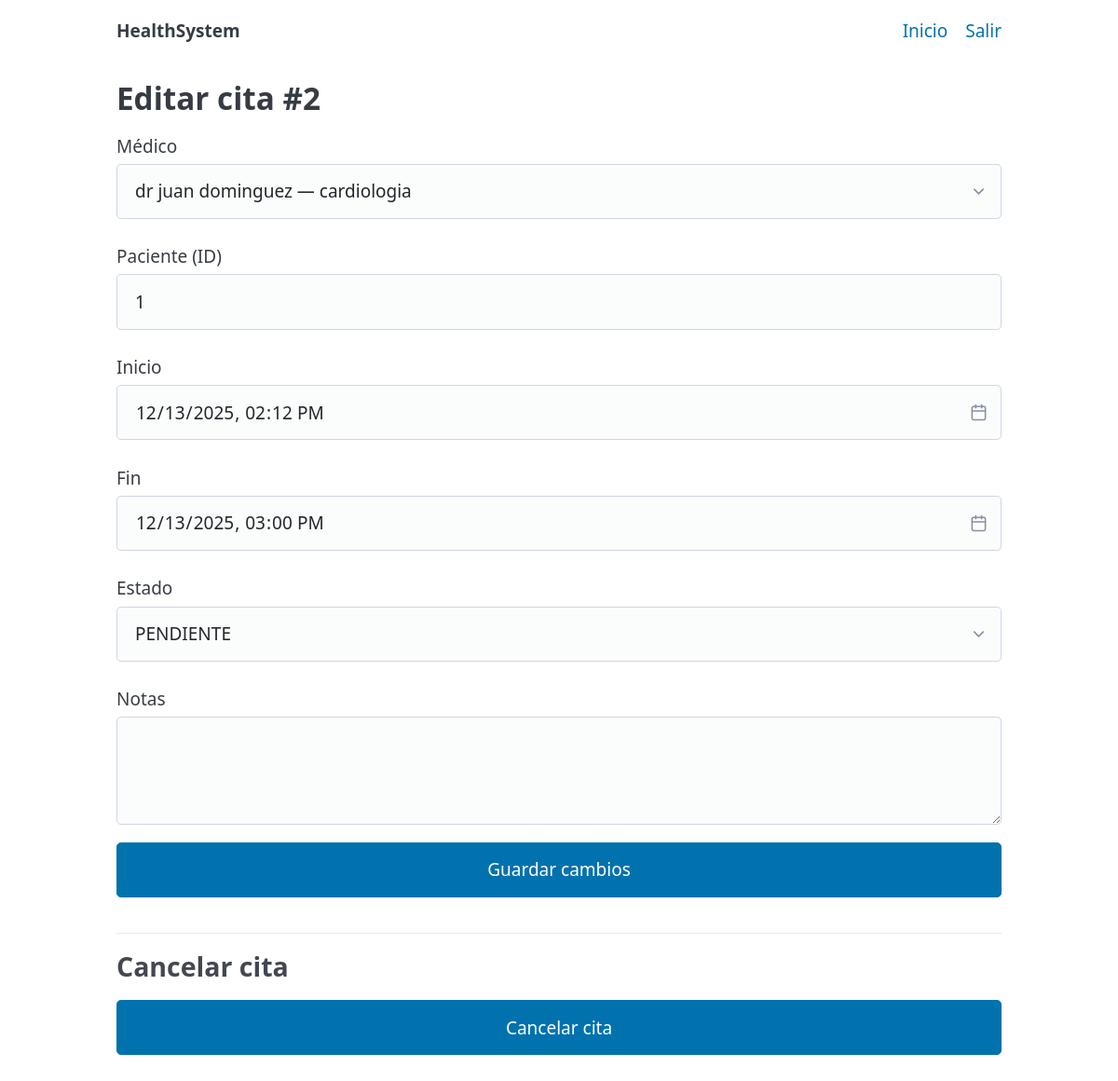
Page /citas/2/editar (signed in) on the earlier database version.
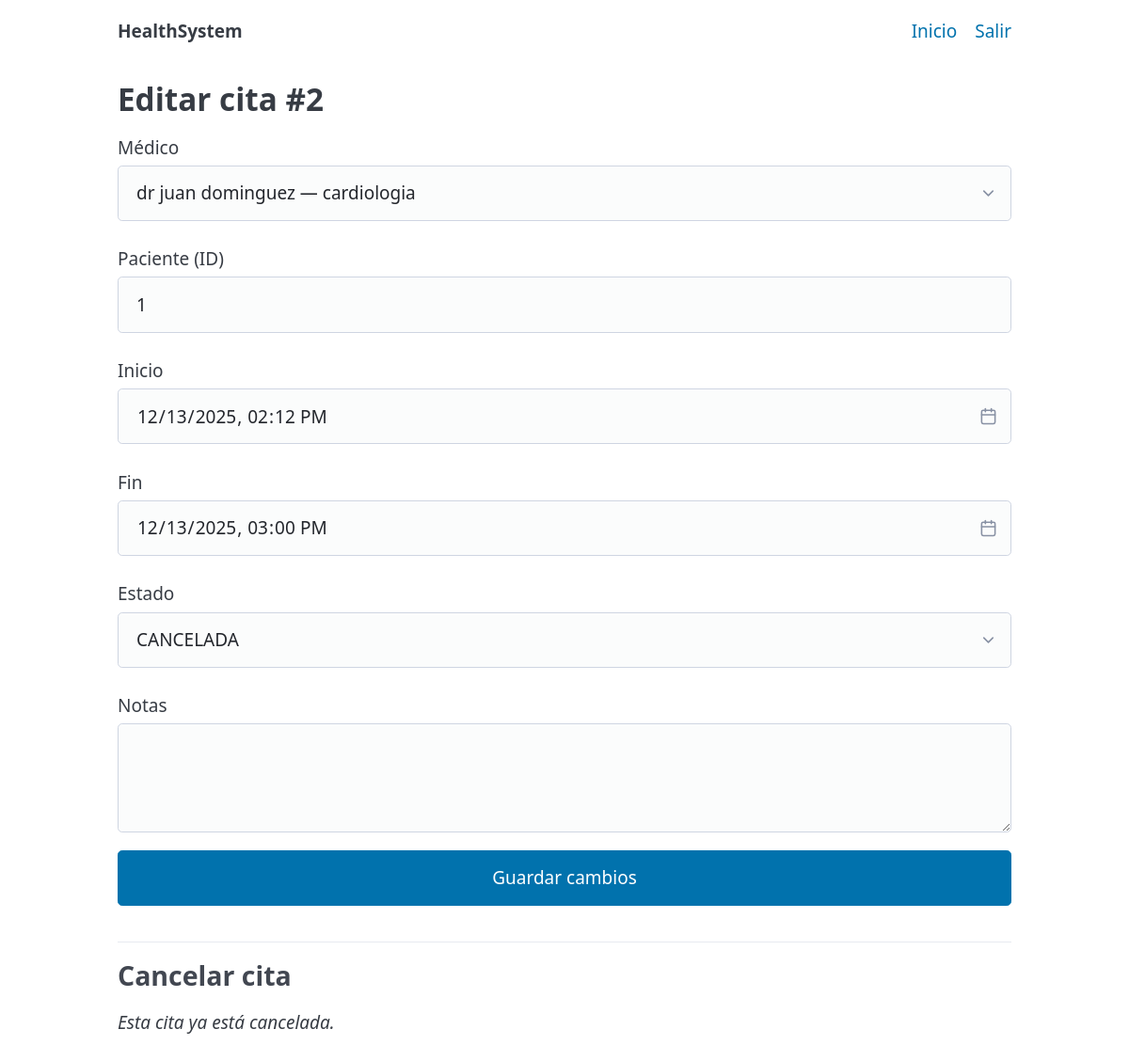
Same page on the later database version.
### models.py (models this page shows, shortened)
class Cita(Base):
    __tablename__ = "citas"
    id = Column(Integer, primary_key=True)
    medico_id = Column(Integer, ForeignKey("medicos.id"), nullable=False, index=True)
    paciente_id = Column(Integer, ForeignKey("usuarios.id"), nullable=False, index=True)
    start_at = Column(DateTime, nullable=False, index=True)
    end_at = Column(DateTime, nullable=False, index=True)
    estado = Column(SAEnum(EstadoCita), default=EstadoCita.PENDIENTE, nullable=False)
    notas = Column(String, nullable=True)
    medico = relationship("Medico", back_populates="citas")
    paciente = relationship("Usuario")

class Usuario(Base, UserMixin):
    __tablename__ = "usuarios"
    id = Column(Integer, primary_key=True)
    nombre = Column(String, nullable=False)
    apellido = Column(String, nullable=False)
    email = Column(String, unique=True, index=True, nullable=False)
    password_hash = Column(String, nullable=False)
    tipo = Column(SAEnum(TipoUsuario), default=TipoUsuario.PACIENTE, nullable=False)
    medico = relationship("Medico", back_populates="usuario", uselist=False)
    expediente = relationship("Expediente", back_populates="paciente", uselist=False)

### app.py (the view, shortened to what this page needs)
@app.route("/citas/<int:cita_id>/editar", methods=["GET", "POST"])
@login_required
def citas_edit(cita_id: int):
    with get_db() as db:
        cita = (
            db.query(Cita)
            .options(
                joinedload(Cita.medico).joinedload(Medico.usuario),
                joinedload(Cita.paciente),
            )
            .filter(Cita.id == cita_id)
            .first()
        )
        if not cita:
            flash("Cita no encontrada", "warning")
            return redirect(url_for("citas_list"))
        medicos = db.query(Medico).options(joinedload(Medico.usuario)).all()
        medico_actual = None
        if current_user.tipo == TipoUsuario.MEDICO:
            medico_actual = db.query(Medico).filter(Medico.usuario_id == current_user.id).first()
    puede_ver = (
        current_user.tipo == TipoUsuario.ADMIN
        or (current_user.tipo == TipoUsuario.PACIENTE and current_user.id == cita.paciente_id)
        or (current_user.tipo == TipoUsuario.MEDICO and medico_actual and medico_actual.id == cita.medico_id)
    )
    if not puede_ver:
        flash("No tienes permisos para editar esta cita", "danger")
        return redirect(url_for("citas_list"))
    es_admin = current_user.tipo == TipoUsuario.ADMIN
    es_medico_prop = current_user.tipo == TipoUsuario.MEDICO and medico_actual and medico_actual.id == cita.medico_id
    puede_editar_todo = es_admin or es_medico_prop
    return render_template(
        "appointments_edit.html",
        cita=cita,
        medicos=medicos,
        EstadoCita=EstadoCita,
        puede_editar_todo=puede_editar_todo
    )

### app.py (called while the page is built)
@contextmanager
def get_db():
    db = SessionLocal()
    try:
        yield db
        db.commit()
    except Exception:
        db.rollback()
        raise
    finally:
        db.close()

@login_manager.user_loader
def load_user(user_id):
    with get_db() as db:
        return db.get(Usuario, int(user_id))

### templates/appointments_edit.html (shortened to what this page needs)
{% extends "_layout.html" %}
{% block content %}
<h2>Editar cita #{{ cita.id }}</h2>
<form method="post">
  {% if puede_editar_todo %}
    <label>Médico
      <select name="medico_id" required>
        {% for m in medicos %}
          <option value="{{ m.id }}" {% if m.id == cita.medico_id %}selected{% endif %}>
            {{ m.usuario.nombre }} {{ m.usuario.apellido }} — {{ m.especialidad }}
          </option>
        {% endfor %}
      </select>
    </label>
    <label>Paciente (ID)
      <input type="number" name="paciente_id" value="{{ cita.paciente_id }}" min="1" required>
    </label>
    <label>Inicio
      <input type="datetime-local" name="start_at" value="{{ cita.start_at.strftime('%Y-%m-%dT%H:%M') }}" required>
    </label>
    <label>Fin
      <input type="datetime-local" name="end_at" value="{{ cita.end_at.strftime('%Y-%m-%dT%H:%M') }}" required>
    </label>
    <label>Estado
      <select name="estado">
        {% for e in EstadoCita %}
          <option value="{{ e.value }}" {% if e == cita.estado %}selected{% endif %}>{{ e.value }}</option>
        {% endfor %}
      </select>
    </label>
    <label>Notas
      <textarea name="notas" rows="3">{{ cita.notas or '' }}</textarea>
    </label>
  {% endif %}
  <button type="submit">Guardar cambios</button>
</form>
<hr>
<section>
  <h3>Cancelar cita</h3>
  {% if cita.estado != EstadoCita.CANCELADA %}
    <form method="post" action="{{ url_for('citas_cancel', cita_id=cita.id) }}">
      <button type="submit" onclick="return confirm('¿Seguro que deseas cancelar esta cita?');">Cancelar cita</button>
    </form>
  {% else %}
    <p><em>Esta cita ya está cancelada.</em></p>
  {% endif %}
</section>
{% endblock %}

Differences in the rows shown:
changed Cita "dr juan dominguez — cardiologia": estado "PENDIENTE" → "CANCELADA"
Other differences:
text no longer shown: "Cancelar cita"
text now shown: "Esta cita ya está cancelada."
